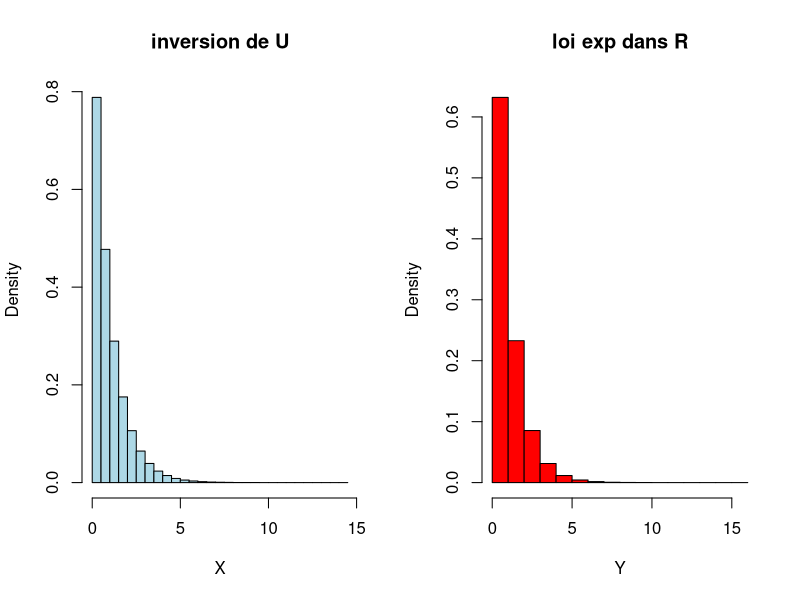
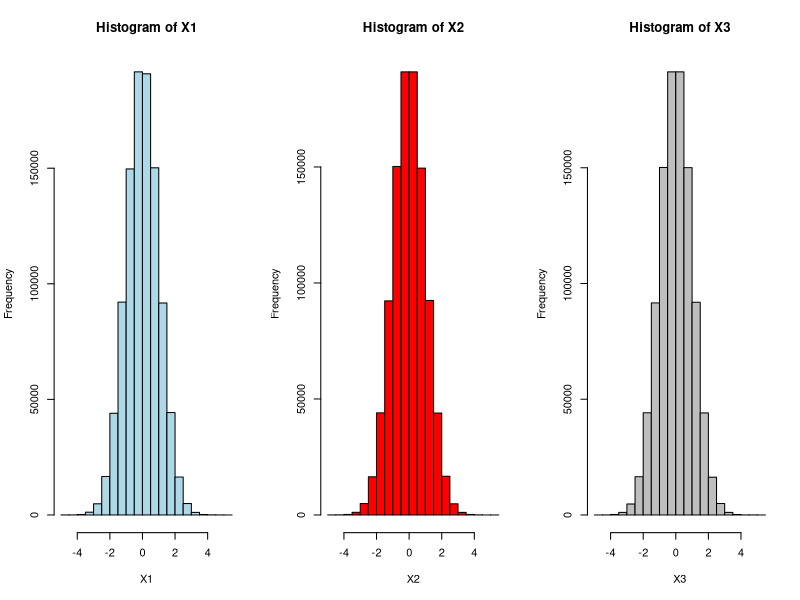

These charts were generated, in order, by the following R code:
## ---- chunk 1
knitr::opts_chunk$set(echo = TRUE)
## ---- chunk 2
n = 1000000
U = runif(n)
# loi exponentielle de paramètre 1

## Création de notre loi
lambda = 1
X = -log(U) / lambda

## loi exponentielle sous R
Y = rexp(n)

par(mfrow=c(1,2))
hist(X,freq=F,main="inversion de U", col="lightblue")
hist(Y,freq=F,main="loi exp dans R", col="red")
## ---- chunk 3

n = 1000000
m = 0
sigma = 1
U1 = runif(n)
U2 = runif(n)
X3 = rnorm(n , mean = m, sd = sigma)
X1 = m+sigma*sqrt(-2*log(U1))*cos(2*pi*U2)
X2 = m+sigma*sqrt(-2*log(U2))*cos(2*pi*U1)

par(mfrow=c(1,3))
hist(X1,col = "lightblue")
hist(X2,col = "red")
hist(X3,col = "grey")
## ---- chunk 4

# monte carlo pour une variable exponentielle

I <- function(N,lambda) sum(-log(runif(N))/lambda)/N

N1=1000
N2=10000
N3=100000
N4=1000000
lambda = 1
I(N1,lambda)
I(N2,lambda)
I(N3,lambda)
I(N4,lambda)

# convergence vers 1

